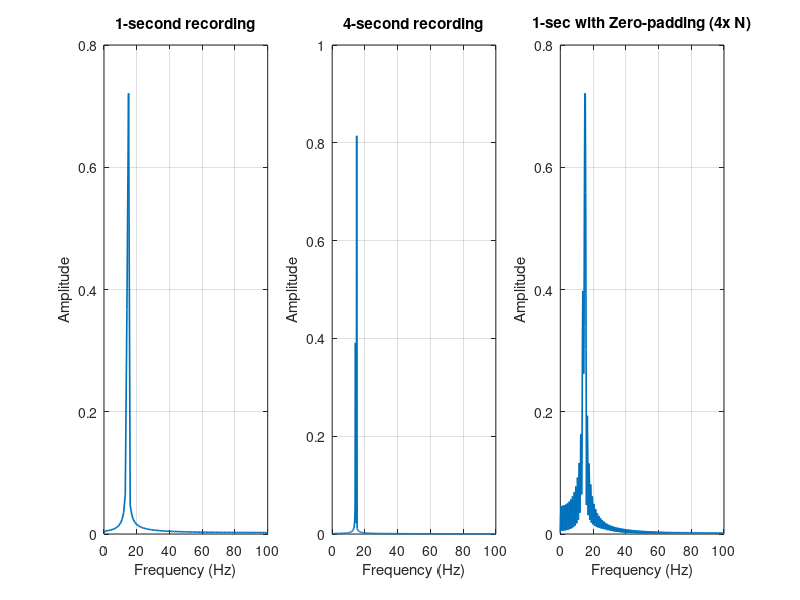

Write the MATLAB code that produced this figure.
d = 6;
f2 = 13.2 + 0.17*d;
fs = 200;

figure('Position', [100, 100, 1200, 400]);

T1 = 1;
t1 = 0:1/fs:T1-1/fs;
x1 = 0.8*sin(2*pi*15*t1) + 0.4*sin(2*pi*f2*t1);
N1 = length(x1);
Y1 = fft(x1);
P1_1 = abs(Y1/N1); P1_1 = P1_1(1:N1/2+1); P1_1(2:end-1) = 2*P1_1(2:end-1);
f1 = fs*(0:N1/2)/N1;

subplot(1, 3, 1);
plot(f1, P1_1, 'LineWidth', 1.2); grid on;
title('1-second recording'); xlabel('Frequency (Hz)'); ylabel('Amplitude');

T2 = 4;
t2 = 0:1/fs:T2-1/fs;
x2 = 0.8*sin(2*pi*15*t2) + 0.4*sin(2*pi*f2*t2);
N2 = length(x2);
Y2 = fft(x2);
P1_2 = abs(Y2/N2); P1_2 = P1_2(1:N2/2+1); P1_2(2:end-1) = 2*P1_2(2:end-1);
f2_axis = fs*(0:N2/2)/N2;

subplot(1, 3, 2);
plot(f2_axis, P1_2, 'LineWidth', 1.2); grid on;
title('4-second recording'); xlabel('Frequency (Hz)'); ylabel('Amplitude');

% 3. Zero-padding (1 секунда, 4*N1)
Y3 = fft(x1, 4*N1);
P1_3 = abs(Y3/(N1)); 
P1_3 = P1_3(1:2*N1+1); P1_3(2:end-1) = 2*P1_3(2:end-1);
f3 = fs*(0:2*N1)/(4*N1);

subplot(1, 3, 3);
plot(f3, P1_3, 'LineWidth', 1.2); grid on;
title('1-sec with Zero-padding (4x N)'); xlabel('Frequency (Hz)'); ylabel('Amplitude');

saveas(gcf, '../exercise-3/leakage-comparison.png');
